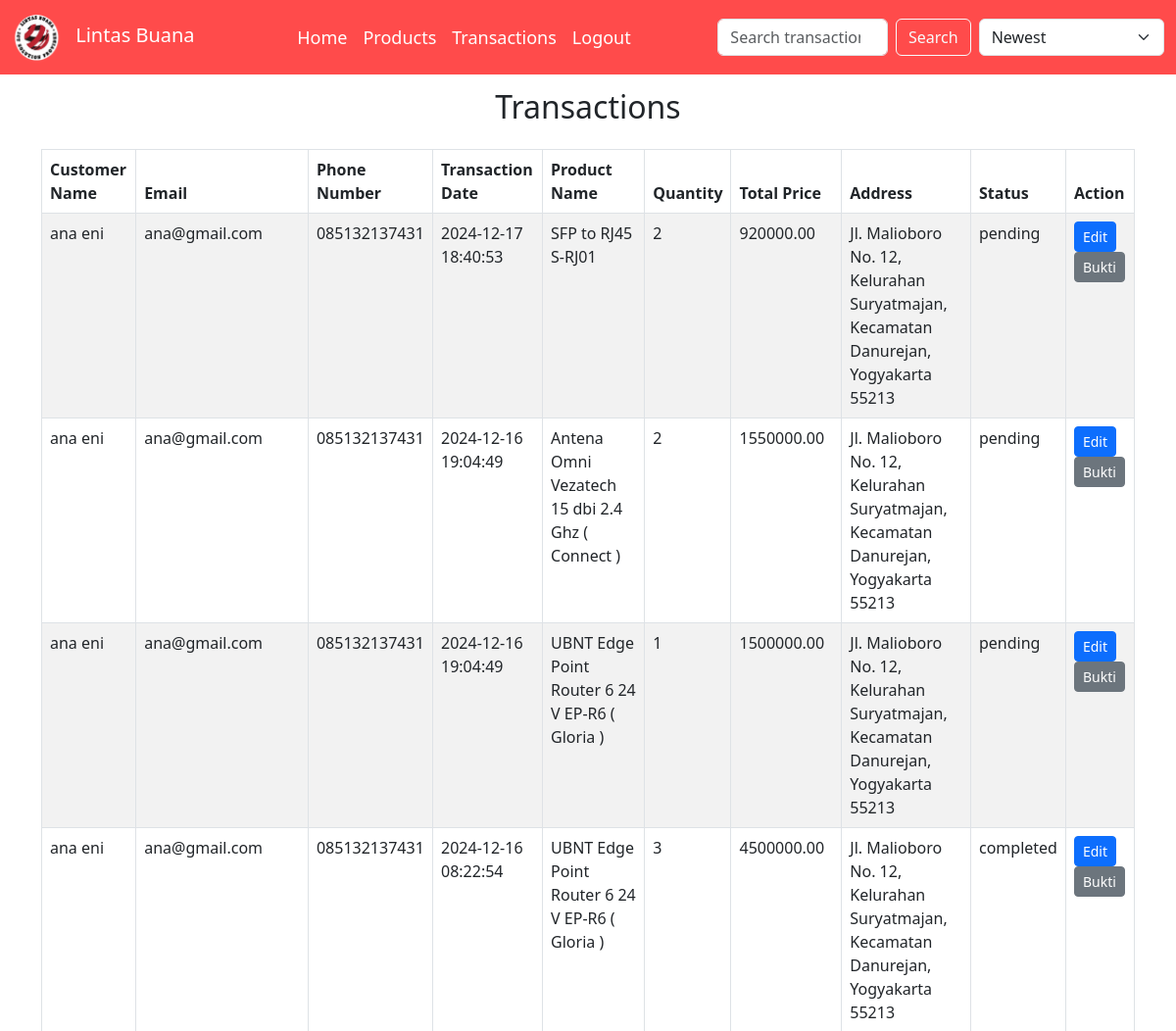
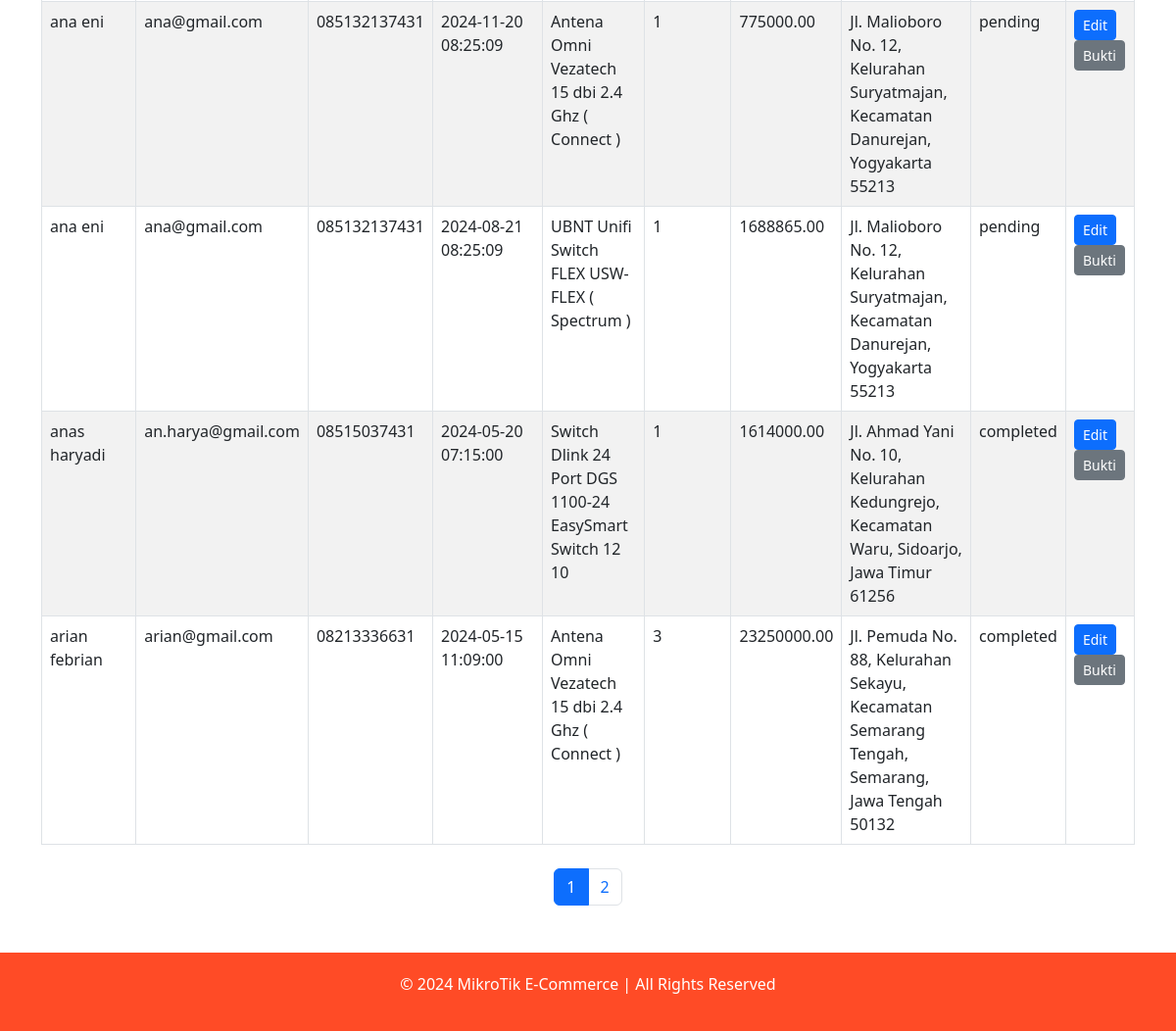
The app's page /admin/transactions.php (signed in) with its own data (2 pictures, top to bottom).
### tables this page shows
CREATE TABLE `transaction` (
  `transaction_id` int(11) NOT NULL,
  `transaction_date` datetime DEFAULT current_timestamp(),
  `customer_id` int(11) DEFAULT NULL,
  `admin_id` int(11) DEFAULT NULL
);

CREATE TABLE `customer` (
  `customer_id` int(11) NOT NULL,
  `first_name` varchar(100) NOT NULL,
  `last_name` varchar(100) NOT NULL,
  `email` varchar(100) NOT NULL,
  `phone_number` varchar(20) DEFAULT NULL,
  `customer_address` varchar(255) NOT NULL
);

CREATE TABLE `product` (
  `product_id` int(11) NOT NULL,
  `product_name` varchar(100) NOT NULL,
  `product_price` decimal(10,2) NOT NULL,
  `product_description` text DEFAULT NULL,
  `category_id` int(11) NOT NULL,
  `product_image` varchar(255) NOT NULL,
  `product_stock` int(11) NOT NULL
);

CREATE TABLE `transaction_detail` (
  `transaction_detail_id` int(11) NOT NULL,
  `transaction_id` int(11) NOT NULL,
  `product_id` int(11) NOT NULL,
  `quantity` int(11) NOT NULL,
  `total_price` decimal(10,2) NOT NULL,
  `status` enum('cancelled','pending','completed') NOT NULL DEFAULT 'pending',
  `payment_proof` varchar(255) NOT NULL,
  `transaction_description` varchar(255) DEFAULT 'sedang diproses'
);

### admin/transactions.php (the view, shortened to what this page needs)
<?php
include 'config.php';
$transactionsPerPage = 8;
$page = isset($_GET['page']) ? $_GET['page'] : 1;
$startFrom = ($page - 1) * $transactionsPerPage;
$searchQuery = isset($_GET['search']) ? $_GET['search'] : '';
$sortOrder = isset($_GET['sort']) ? $_GET['sort'] : 'DESC';
if ($searchQuery != '') {
    $query = "SELECT t.transaction_id, t.transaction_date,
                 CONCAT(c.first_name, ' ', c.last_name) AS customer_name,
                 c.email, c.phone_number,
                 p.product_name, td.quantity, td.total_price, td.status, td.payment_proof, c.customer_address
          FROM transaction t
          JOIN transaction_detail td ON t.transaction_id = td.transaction_id
          JOIN customer c ON t.customer_id = c.customer_id
          JOIN product p ON td.product_id = p.product_id
          WHERE c.first_name LIKE '%$searchQuery%'
             OR c.last_name LIKE '%$searchQuery%'
             OR p.product_name LIKE '%$searchQuery%'
             OR t.transaction_date LIKE '%$searchQuery%'
            ORDER BY t.transaction_date $sortOrder
          LIMIT $startFrom, $transactionsPerPage";
} else {
    $query = "SELECT t.transaction_id, t.transaction_date,
                     CONCAT(c.first_name, ' ', c.last_name) AS customer_name,
                     c.email, c.phone_number,
                     p.product_name, td.quantity, td.total_price , td.status, td.payment_proof, c.customer_address
              FROM transaction t
              JOIN transaction_detail td ON t.transaction_id = td.transaction_id
              JOIN customer c ON t.customer_id = c.customer_id
              JOIN product p ON td.product_id = p.product_id
              ORDER BY t.transaction_date $sortOrder
              LIMIT $startFrom, $transactionsPerPage";
}
$result = mysqli_query($conn, $query);
?>
<!DOCTYPE html>
<html lang="en">
<head>
    <link href="style.css" rel="stylesheet">
    <link href="https://cdn.jsdelivr.net/npm/bootstrap@5.3.0-alpha1/dist/css/bootstrap.min.css" rel="stylesheet">
</head>
<body>
    <header>
        <nav class="navbar navbar-expand-lg navbar-dark fixed-top">
            <div class="container-fluid">
                <a class="navbar-brand" href="index.php">
                    <img src="images/logo.png" alt="Logo"> Lintas Buana
                </a>
                <div class="collapse navbar-collapse" id="navbarNav">
                    <ul class="navbar-nav ms-auto">
                        <li class="nav-item">
                            <a class="nav-link" href="index.php">Home</a>
                        </li>
                        <li class="nav-item">
                            <a class="nav-link active" href="products.php">Products</a>
                           <?php if(isset($_SESSION['admin'])): ?>
                            <li class="nav-item">
                                <a class="nav-link" href="transactions.php">Transactions</a>
                            </li>
                            <li class="nav-item">
                                <a class="nav-link" href="admin/logout.php">Logout</a>
                            </li>
                        <?php endif; ?>
                    </ul>
                    <form class="d-flex ms-auto" method="GET" action="transactions.php">
                        <input class="form-control me-2" type="search" placeholder="Search transaction" name="search" value="<?php echo $searchQuery; ?>">
                        <button class="btn btn-outline-light me-2" type="submit">Search</button>
                        <select class="form-select" name="sort" onchange="this.form.submit()">
                            <option value="DESC" <?php echo ($sortOrder == 'DESC') ? 'selected' : ''; ?>>Newest</option>
                        </select>
                    </form>
                </div>
            </div>
        </nav>
    </header>
    <section class="container my-5">
        <h2 class="text-center mb-4">Transactions</h2>
        <table class="table table-bordered table-striped">
            <thead>
                <tr>
                    <th>Customer Name</th>
                    <th>Email</th>
                    <th>Phone Number</th>
                    <th>Transaction Date</th>
                    <th>Product Name</th>
                    <th>Quantity</th>
                    <th>Total Price</th>
                    <th>Address</th>
                    <th>Status</th>
                    <th>Action</th>
                </tr>
            </thead>
            <tbody>
                <?php
                if (mysqli_num_rows($result) > 0) {
                    while ($row = mysqli_fetch_assoc($result)) {
                        echo '<tr>
                                <td>' . $row['customer_name'] . '</td>
                                <td>' . $row['email'] . '</td>
                                <td>' . $row['phone_number'] . '</td>
                                <td>' . $row['transaction_date'] . '</td>
                                <td>' . $row['product_name'] . '</td>
                                <td>' . $row['quantity'] . '</td>
                                <td>' . $row['total_price'] . '</td>
                                <td>' . $row['customer_address'] . '</td>
                                <td>' . $row['status'] . '</td>
                                <td>
                                    <a href="edit_transaction.php?transaction_id=' . $row['transaction_id'] . '" class="btn btn-primary btn-sm">Edit</a>
                                    <button class="btn btn-secondary btn-sm" data-bs-toggle="modal" data-bs-target="#proofModal' . $row['transaction_id'] . '">Bukti</button>
                                </td>
                              </tr>';
                    }
                } else {
                    echo '<tr><td colspan="9" class="text-center">No transactions found.</td></tr>';
                }
                ?>
            </tbody>
        </table>
        <nav aria-label="Page navigation" class="mt-4">
            <ul class="pagination justify-content-center">
                <?php
                if ($searchQuery != '') {
                    $totalQuery = "SELECT COUNT(*) AS total
                                   FROM transaction t
                                   JOIN customer c ON t.customer_id = c.customer_id
                                   WHERE c.first_name LIKE '%$searchQuery%' OR c.last_name LIKE '%$searchQuery%'";
                } else {
                    $totalQuery = "SELECT COUNT(*) AS total FROM transaction";
                }
                $totalResult = mysqli_query($conn, $totalQuery);
                $totalRow = mysqli_fetch_assoc($totalResult);
                $totalTransactions = $totalRow['total'];
                $totalPages = ceil($totalTransactions / $transactionsPerPage);
                for ($i = 1; $i <= $totalPages; $i++) {
                    $activeClass = ($i == $page) ? 'active' : '';
                    echo "<li class='page-item $activeClass'><a class='page-link' href='transactions.php?page=$i&search=$searchQuery'>$i</a></li>";
                }
                ?>
            </ul>
        </nav>
    </section>
    <footer class="footer">
        <p>&copy; 2024 MikroTik E-Commerce | All Rights Reserved</p>
    </footer>
</body>
</html>

### admin/style.css (style rules this page uses)
body { background-color: #f4f4f4; color: #333; }
header { background-color: #FF4B4B; color: white; padding: 1px 0; }
.navbar.fixed-top { background-color: #FF4B4B !important; color: white; }
.footer { background-color: #FF4B26; color: white; padding: 20px 0; text-align: center; }
.navbar-brand img { width: 50px; height: 50px; margin-right: 10px; }
.navbar-dark .navbar-nav .nav-link { color: #ffffff; font-size: 18px; }

### admin/transactions.php (style rules this page uses)
body { padding-top: 40px; }

### records on screen
transaction: customer_name "ana eni", customer.email "ana@gmail.com", customer.phone_number "085132137431", transaction_date "2024-12-17 18:40:53", product.product_name "SFP to RJ45 S-RJ01", transaction_detail.quantity "2", transaction_detail.total_price "920000.00", customer.customer_address "Jl. Malioboro No. 12, Kelurahan Suryatmajan, Kecamatan Danurejan, Yogyakarta 55213", transaction_detail.status "pending"
transaction: customer_name "ana eni", customer.email "ana@gmail.com", customer.phone_number "085132137431", transaction_date "2024-12-16 19:04:49", product.product_name "Antena Omni Vezatech 15 dbi 2.4 Ghz ( Connect )", transaction_detail.quantity "2", transaction_detail.total_price "1550000.00", customer.customer_address "Jl. Malioboro No. 12, Kelurahan Suryatmajan, Kecamatan Danurejan, Yogyakarta 55213", transaction_detail.status "pending", product.product_name "UBNT Edge Point Router 6 24 V EP-R6 ( Gloria )", transaction_detail.quantity "1", transaction_detail.total_price "1500000.00"
transaction: customer_name "ana eni", customer.email "ana@gmail.com", customer.phone_number "085132137431", transaction_date "2024-12-16 08:22:54", product.product_name "UBNT Edge Point Router 6 24 V EP-R6 ( Gloria )", transaction_detail.quantity "3", transaction_detail.total_price "4500000.00", customer.customer_address "Jl. Malioboro No. 12, Kelurahan Suryatmajan, Kecamatan Danurejan, Yogyakarta 55213", transaction_detail.status "completed"
transaction: customer_name "ana eni", customer.email "ana@gmail.com", customer.phone_number "085132137431", transaction_date "2024-11-20 08:25:09", product.product_name "Antena Omni Vezatech 15 dbi 2.4 Ghz ( Connect )", transaction_detail.quantity "1", transaction_detail.total_price "775000.00", customer.customer_address "Jl. Malioboro No. 12, Kelurahan Suryatmajan, Kecamatan Danurejan, Yogyakarta 55213", transaction_detail.status "pending"
transaction: customer_name "ana eni", customer.email "ana@gmail.com", customer.phone_number "085132137431", transaction_date "2024-08-21 08:25:09", product.product_name "UBNT Unifi Switch FLEX USW-FLEX ( Spectrum )", transaction_detail.quantity "1", transaction_detail.total_price "1688865.00", customer.customer_address "Jl. Malioboro No. 12, Kelurahan Suryatmajan, Kecamatan Danurejan, Yogyakarta 55213", transaction_detail.status "pending"
transaction: customer_name "anas haryadi", customer.email "an.harya@gmail.com", customer.phone_number "08515037431", transaction_date "2024-05-20 07:15:00", product.product_name "Switch Dlink 24 Port DGS 1100-24 EasySmart Switch 12 10", transaction_detail.quantity "1", transaction_detail.total_price "1614000.00", customer.customer_address "Jl. Ahmad Yani No. 10, Kelurahan Kedungrejo, Kecamatan Waru, Sidoarjo, Jawa Timur 61256", transaction_detail.status "completed"
transaction: customer_name "arian febrian", customer.email "arian@gmail.com", customer.phone_number "08213336631", transaction_date "2024-05-15 11:09:00", product.product_name "Antena Omni Vezatech 15 dbi 2.4 Ghz ( Connect )", transaction_detail.quantity "3", transaction_detail.total_price "23250000.00", customer.customer_address "Jl. Pemuda No. 88, Kelurahan Sekayu, Kecamatan Semarang Tengah, Semarang, Jawa Tengah 50132", transaction_detail.status "completed"
